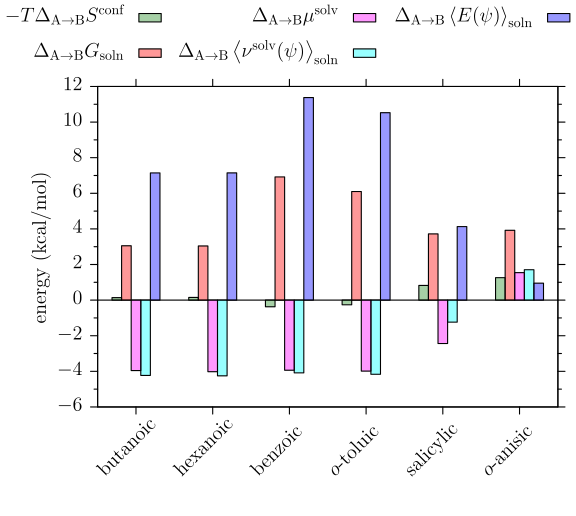

Reproduce this figure in gnuplot.
#plot.plt
reset

set terminal tikz createstyle color size 130mm,100mm
set output "figure12_plt.tex"

set border lw 2
set margin 7,0,0,6
set key font ",14"
set tics out font ",14"
set ytics 2 offset 0.5,0
set mytics 2
set yrange[-6:12]
set xtics ("　　butanoic" 1, "　　hexanoic" 5, "　　benzoic" 9, "　　$o$-toluic" 13,"　　salicylic" 17,"　　$o$-anisic" 21) rotate by 45 offset -9,-7
set ylabel "energy (kcal/mol)" font ",14" offset -2,0
set boxwidth 0.5
set xzeroaxis linetype 1 linecolor "black" lw 2
set xrange[-1:23]
array tit[5] = ["$\\Delta_{\\text{A}\\to\\text{B}} G_\\text{soln}$",\
"$\\Delta_{\\text{A}\\to\\text{B}} \\ev{E(\\psi)}_\\text{soln}$",\
"$-T\\Delta_{\\text{A}\\to\\text{B}} S^{\\text{conf}}$",\
"$\\Delta_{\\text{A}\\to\\text{B}}  \\mu^\\text{solv}$",\
"$\\Delta_{\\text{A}\\to\\text{B}}  \\ev{\\nu^\\text{solv}(\\psi)}_\\text{soln}$"]
set key samplen 1.5
set style fill solid 0.8 border  lc rgb "black" 
plot \
"acid.dat" u ($0*4):8 w boxes lw 2 fc rgb "forest-green" title tit[3] at 0.16,0.99,\
'acid.dat' u ($0*4+0.5):7 w boxes lw 2 fc rgb "red" title tit[1] at 0.16,0.9,\
"acid.dat" u ($0*4+1.5):5 w boxes lw 2 fc rgb "cyan" title tit[5] at 0.58,0.9,\
"acid.dat" u ($0*4+1):6 w boxes lw 2 fc rgb "magenta" title tit[4] at 0.58,0.99,\
"acid.dat" u ($0*4+2):3 w boxes lw 2 fc rgb "blue" title tit[2] at 0.96,0.99
